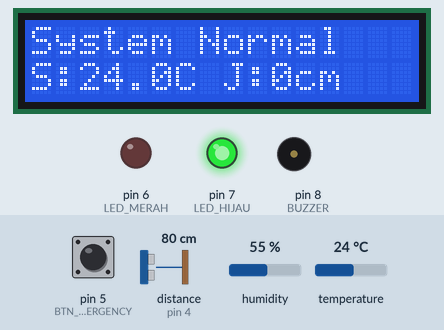
Recording of a sketch running on a simulated Arduino Uno, built with avr-gcc and run on an emulated ATmega328P. Shown: 16×2 character LCD, output pins drawn as LEDs (lit = HIGH), buzzer (waves = sounding). Wiring (inferred from the names in the program): ultrasonic range finder: trigger pin 3; echo pin 4. Dashed ring = blinking. The inputs (shaded band) are chosen by the test bench; at power-on: distance to the obstacle (sensor on pin 4) 80 cm, pin 5 (BTN_EMERGENCY) HIGH, temperature 24 °C, humidity 55 %. The echo pulse lasts 58.3 µs per cm; pins used as bus, display or sensor lines are not drawn.

Above: at 3.2 s.
3.3 s: distance to the obstacle (sensor on pin 4) set to 13 cm
At 4.1 s:
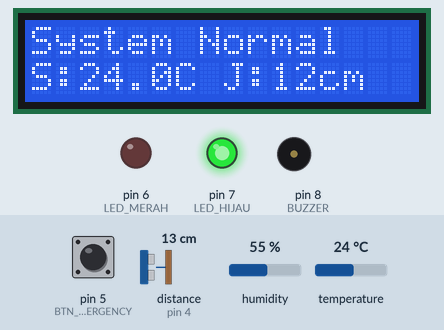
4.8 s: distance to the obstacle (sensor on pin 4) set to 10 cm
At 6.8 s:
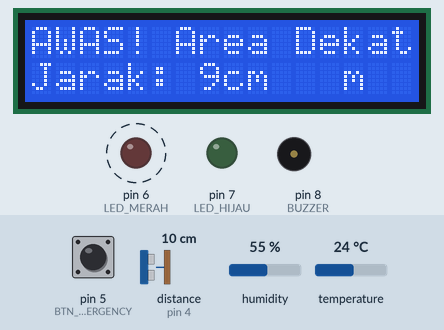
6.9 s: pin 5 (BTN_EMERGENCY) pulled LOW for 3.2 s
At 10.8 s:
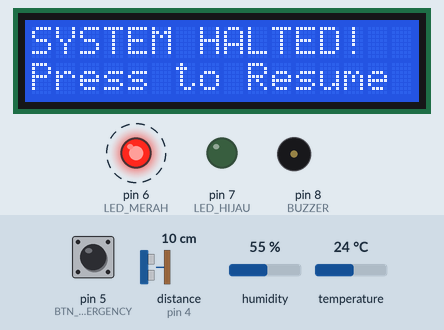
11.6 s: pin 5 (BTN_EMERGENCY) pulled LOW for 0.15 s
At 12.67 s:
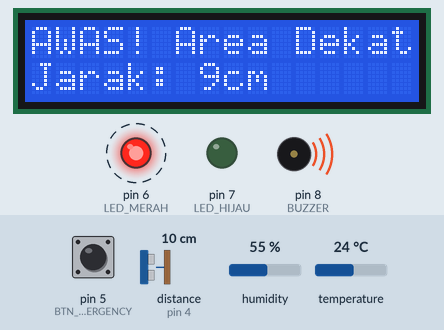
14.5 s: temperature set to 31 °C
17.7 s: temperature set to 34 °C
At 19.9 s:
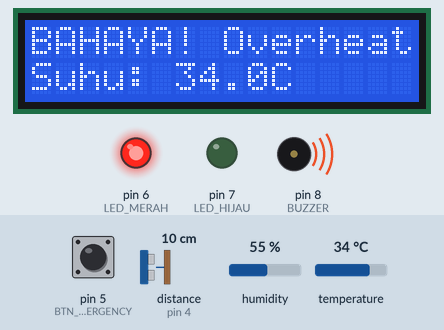
Timing chart, 0 to 21.1 s (numbered marks = the images above; inputs shaded):
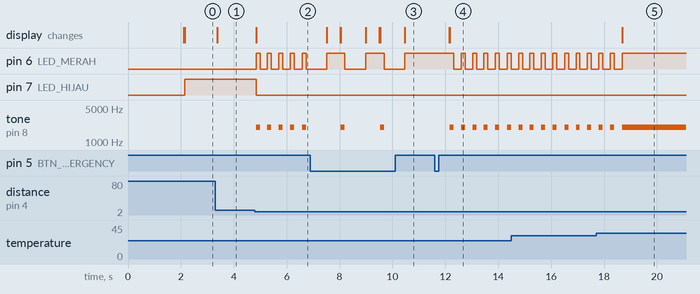

The sketch:

Sytem_Temperature_Ultrasonic.ino
```cpp
#include <Wire.h>
#include <LiquidCrystal_I2C.h>
#include <DHT.h>

// --- MAPPING PIN ---
#define DHTPIN 2
#define DHTTYPE DHT11
#define TRIG_PIN 3
#define ECHO_PIN 4
#define BTN_EMERGENCY 5
#define LED_MERAH 6
#define LED_HIJAU 7
#define BUZZER 8

// --- INISIALISASI ---
DHT dht(DHTPIN, DHTTYPE);
// Cek address I2C, biasanya 0x27 atau 0x3F.`
LiquidCrystal_I2C lcd(0x27, 16, 2);

bool isEmergency = false;

void setup() {
  Serial.begin(9600);
  dht.begin();
  lcd.init();
  lcd.backlight();

  pinMode(TRIG_PIN, OUTPUT);
  pinMode(ECHO_PIN, INPUT);
  pinMode(BTN_EMERGENCY, INPUT_PULLUP);
  pinMode(LED_MERAH, OUTPUT);
  pinMode(LED_HIJAU, OUTPUT);
  pinMode(BUZZER, OUTPUT);

  // Opening
  lcd.setCursor(0,0);
  lcd.print("Safety System");
  lcd.setCursor(0,1);
  lcd.print("Starting...");
  delay(2000);
  lcd.clear();
}

void loop() {
  // --- LOGIKA TOMBOL (EMERGENCY & RESET) ---
  if (digitalRead(BTN_EMERGENCY) == LOW) {
    isEmergency = !isEmergency; // Balik statusnya
    delay(500); // Anti-bouncing sederhana

    // Kalau balik ke mode normal, bersihin layar LCD
    if (!isEmergency) {
      lcd.clear();
    }
  }

  // --- MODE: EMERGENCY ---
  if (isEmergency) {
    lcd.setCursor(0,0);
    lcd.print("SYSTEM HALTED!  ");
    lcd.setCursor(0,1);
    lcd.print("Press to Resume ");
    digitalWrite(LED_MERAH, HIGH);
    digitalWrite(LED_HIJAU, LOW);
    noTone(BUZZER); // Matiin buzzer
    return; // Stop baca sensor
  }

  // --- BACA SENSOR ---
  float suhu = dht.readTemperature();

  // Baca Ultrasonik
  digitalWrite(TRIG_PIN, LOW);
  delayMicroseconds(2);
  digitalWrite(TRIG_PIN, HIGH);
  delayMicroseconds(10);
  digitalWrite(TRIG_PIN, LOW);

  long duration = pulseIn(ECHO_PIN, HIGH, 30000);
  int jarak = duration * 0.034 / 2;

  // Filter jarak
  if (jarak == 0 || jarak > 50) {
    jarak = 0;
  }

  // --- LOGIKA KONDISI ---
  if (isnan(suhu)) {
    lcd.setCursor(0,0);
    lcd.print("Error DHT11!    ");
    return;
  }

  // MODE: OVERHEAT
  if (suhu >= 33.0) {
    lcd.setCursor(0,0);
    lcd.print("BAHAYA! Overheat");
    lcd.setCursor(0,1);
    lcd.print("Suhu: " + String(suhu, 1) + "C   ");
    digitalWrite(LED_MERAH, HIGH);
    digitalWrite(LED_HIJAU, LOW);
    tone(BUZZER, 2000); // Buzzer pasif bunyi panjang
  }
  // MODE: WARNING (Ada benda terlalu dekat < 10 cm)
  else if (jarak > 0 && jarak <= 10) {
    lcd.setCursor(0,0);
    lcd.print("AWAS! Area Dekat");
    lcd.setCursor(0,1);
    lcd.print("Jarak: " + String(jarak) + "cm   ");

    // LED Merah & Buzzer kedip/putus-putus
    digitalWrite(LED_MERAH, HIGH);
    digitalWrite(LED_HIJAU, LOW);
    tone(BUZZER, 2000); // Bunyi "Tit"
    delay(150);
    digitalWrite(LED_MERAH, LOW);
    noTone(BUZZER); // Matiin suara "Tit"
    delay(150);
  }
  // MODE: NORMAL
  else {
    lcd.setCursor(0,0);
    lcd.print("System Normal   ");
    lcd.setCursor(0,1);
    lcd.print("S:" + String(suhu, 1) + "C J:" + String(jarak) + "cm  ");

    digitalWrite(LED_MERAH, LOW);
    digitalWrite(LED_HIJAU, HIGH);
    noTone(BUZZER); // Matiin buzzer
  }

  delay(100);
}
```

Measured:
- the behaviour switches between 12 and 11 cm on distance to the obstacle (sensor on pin 4) (found by bisection; images 1 and 2)
- the behaviour switches between 32 and 33 °C on temperature (found by bisection; images 4 and 5)
- after the input at 3.3 s, the display: changes after 0.07 s (image 1)
- after the input at 4.8 s, pin 6 (LED_MERAH): alternates HIGH for 0.15 s and LOW for 0.28 s, starting after 0.05 s; pin 7 (LED_HIJAU): HIGH → LOW after 0.05 s; tone on pin 8 (BUZZER): alternates 2000 Hz for 0.15 s and silent for 0.28 s, starting after 0.05 s; the display: changes after 0.05 s (image 2)
- after the input at 6.9 s, pin 6 (LED_MERAH): alternates HIGH for 0.69 s and LOW for 0.78 s, starting after 0.62 s; tone on pin 8 (BUZZER): alternates 2000 Hz for 0.15 s and silent for 1.3 s, starting after 1.2 s; the display: changes after 0.62 s (image 3)
- after the input at 11.6 s, pin 6 (LED_MERAH): alternates HIGH for 0.15 s and LOW for 0.28 s, starting after 0.72 s; tone on pin 8 (BUZZER): alternates 2000 Hz for 0.15 s and silent for 0.28 s, starting after 0.57 s; the display: first changes after 0.54 s (image 4 shows a later state)
- after the input at 17.7 s, pin 6 (LED_MERAH): goes on until 18.7 s, then stays HIGH; tone on pin 8 (BUZZER): goes on until 18.7 s, then stays 2000 Hz; the display: changes after 0.98 s (image 5)
